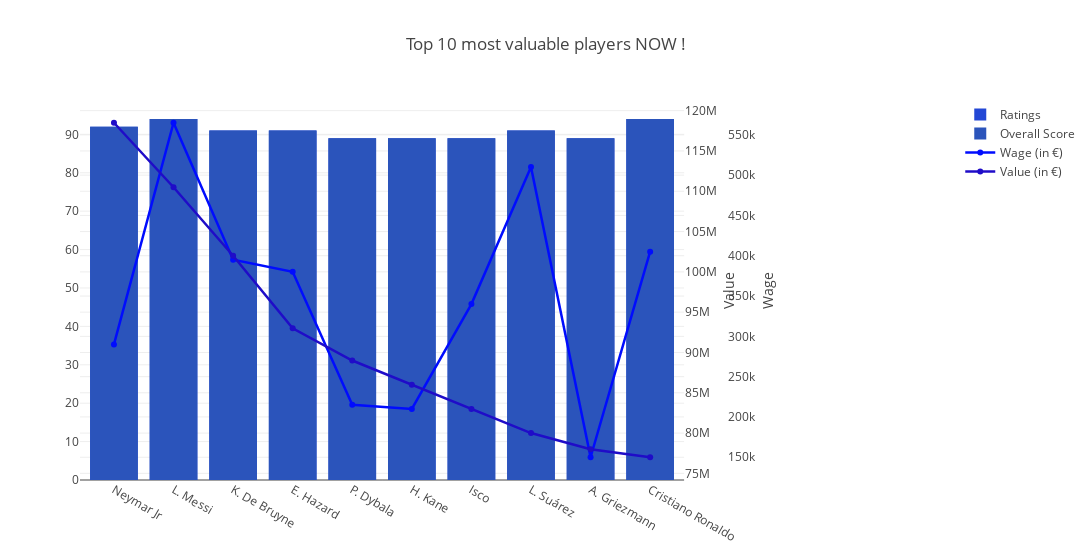

Here is the notebook cell this chart was saved with:
### Code cell
# Most valuable players (using sort function and then pulling heads)
MostPaid = football.sort_values('Value',ascending=False)[['Name','Value','Wage','Ratings']].head(10)

#trace 1 for primary y axis
trace1 = go.Bar(
    x=MostPaid['Name'],
    y=MostPaid['Ratings'],
    name='Ratings',
    yaxis = 'y1',
    marker = dict(
            color= 'rgb(35,71,213)'
            )
    )

#trace 2 for primary y axis
trace2 = go.Bar(
    x=MostPaid['Name'],
    y=MostPaid['Ratings'],
    name='Overall Score',
    yaxis = 'y1',
    marker = dict(
            color= 'rgb(43,84,187)'
            )
    )

#trace 3 for secondary y axis
trace3 = go.Scatter(
    x=MostPaid['Name'],
    y=MostPaid['Wage'],
    name= 'Wage (in €)',
    yaxis = 'y2',
    mode = 'lines+markers',
    line = dict(
            color = 'rgb(0,12,254)',
            width = 2.5)
    )

#trace 3 for different scale secondary y axis  
trace4 = go.Scatter(
    x=MostPaid['Name'],
    y=MostPaid['Value'],
    name= 'Value (in €)',
    yaxis = 'y3',
    mode = 'lines+markers',
    line = dict(
            color = 'rgb(31,12,200)',
            width = 2.5)
    )


# Final dataset combinig all traces
datatrace = [trace1,trace2,trace3,trace4]

# layout of plot
layout = go.Layout(
    barmode='overlay',
    title='Top 10 most valuable players NOW !',
    width=1200,
    xaxis=dict(
            domain = [0,0.7],
             tickangle=30
    ),
    yaxis2=dict(
        title='Wage',
        anchor='free',
        overlaying='y',
        side='right',
        position=0.75
    ),
    yaxis3=dict(
        title='Value',
        anchor='x',
        overlaying='y',
        side='right'
    )
)
      
fig6 = go.Figure(data=datatrace, layout=layout)

#plotting into a multi axis chart
# py.plot(fig, filename='Player Worth') 
iplot(fig6)

### Figure 1 — Plotly figure (JSON) as saved in the notebook; plotly's stock layout.template omitted (floating-point values rounded to 4 significant figures)
{"data": [{"marker": {"color": "rgb(35,71,213)"}, "name": "Ratings", "type": "bar", "uid": "a0a84428-eebc-11e8-b524-406c8f4bc11d", "x": ["Neymar Jr", "L. Messi", "K. De Bruyne", "E. Hazard", "P. Dybala", "H. Kane", "Isco", "L. Suárez", "A. Griezmann", "Cristiano Ronaldo"], "y": [92, 94, 91, 91, 89, 89, 89, 91, 89, 94], "yaxis": "y"}, {"marker": {"color": "rgb(43,84,187)"}, "name": "Overall Score", "type": "bar", "uid": "a0a84748-eebc-11e8-acf3-406c8f4bc11d", "x": ["Neymar Jr", "L. Messi", "K. De Bruyne", "E. Hazard", "P. Dybala", "H. Kane", "Isco", "L. Suárez", "A. Griezmann", "Cristiano Ronaldo"], "y": [92, 94, 91, 91, 89, 89, 89, 91, 89, 94], "yaxis": "y"}, {"line": {"color": "rgb(0,12,254)", "width": 2.5}, "mode": "lines+markers", "name": "Wage (in €)", "type": "scatter", "uid": "a0a848d8-eebc-11e8-bc33-406c8f4bc11d", "x": ["Neymar Jr", "L. Messi", "K. De Bruyne", "E. Hazard", "P. Dybala", "H. Kane", "Isco", "L. Suárez", "A. Griezmann", "Cristiano Ronaldo"], "y": [290000, 565000, 395000, 380000, 215000, 210000, 340000, 510000, 150000, 405000], "yaxis": "y2"}, {"line": {"color": "rgb(31,12,200)", "width": 2.5}, "mode": "lines+markers", "name": "Value (in €)", "type": "scatter", "uid": "a0a84a90-eebc-11e8-b95c-406c8f4bc11d", "x": ["Neymar Jr", "L. Messi", "K. De Bruyne", "E. Hazard", "P. Dybala", "H. Kane", "Isco", "L. Suárez", "A. Griezmann", "Cristiano Ronaldo"], "y": [118500000, 110500000, 102000000, 93000000, 89000000, 86000000, 83000000, 80000000, 78000000, 77000000], "yaxis": "y3"}], "layout": {"barmode": "overlay", "title": "Top 10 most valuable players NOW !", "width": 1200, "xaxis": {"domain": [0, 0.7], "tickangle": 30}, "yaxis2": {"anchor": "free", "overlaying": "y", "position": 0.75, "side": "right", "title": "Wage"}, "yaxis3": {"anchor": "x", "overlaying": "y", "side": "right", "title": "Value"}}}
